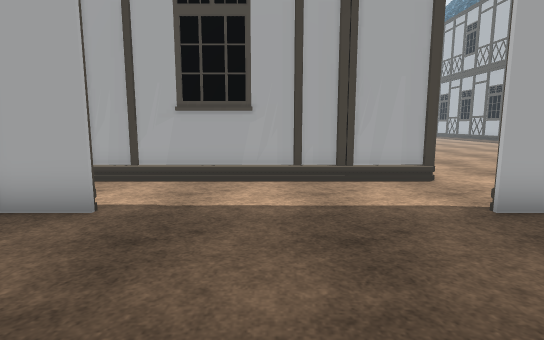
view 1 (above)

24 first-person views from a walk through a 3-D level made in the Unity game engine. The camera is 1.3 m above the floor, tilts 8° down and sees 80° across. The floor is counted in squares, 1 m on a side. Each view is taken from the middle of a square. On the plan, view 1 faces up. The plan holds only what a view shows up to about 14 squares ahead; the rest is blank. The place goes on beyond the plan. The player character is not drawn. Some animated figures are left out. Some surface patterns are stand-ins.

view 2
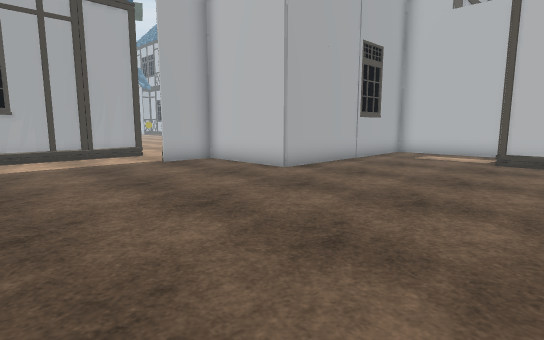

view 3
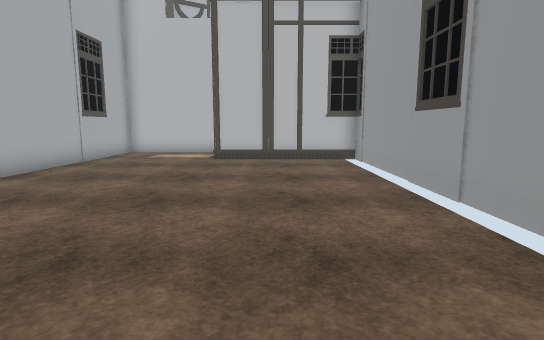

view 4
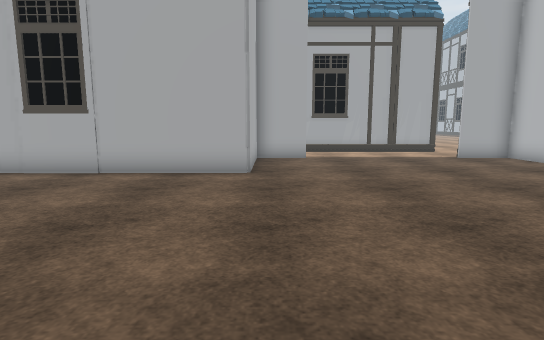

view 5
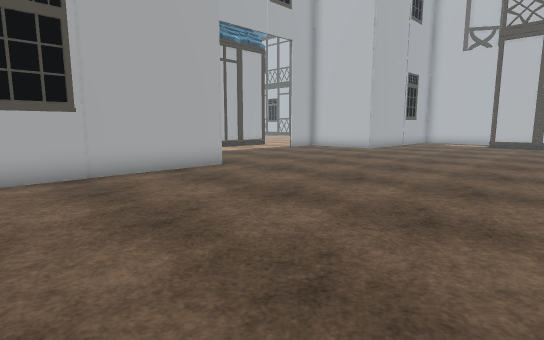

view 6
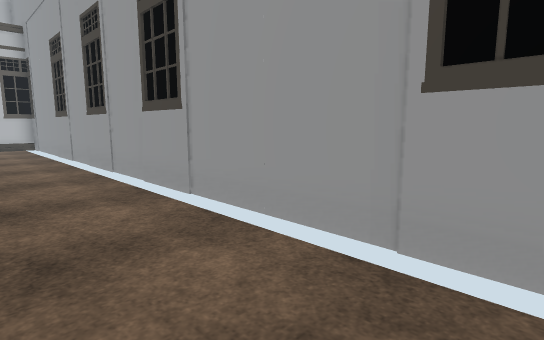

view 7
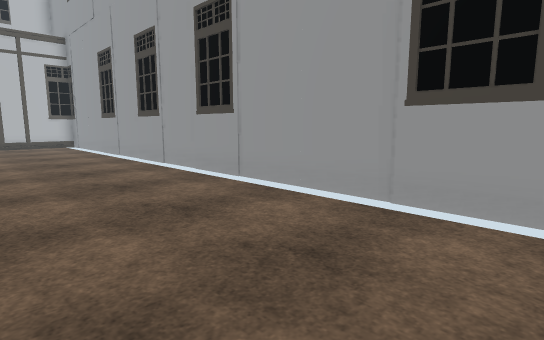

view 8
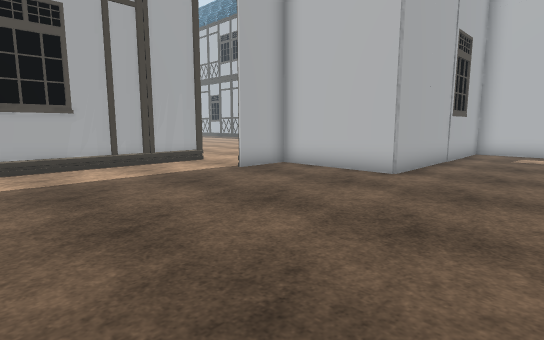

view 9
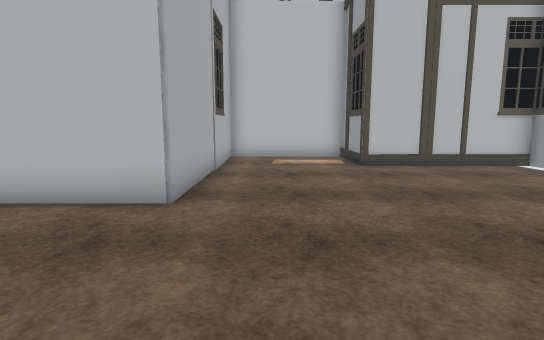

view 10
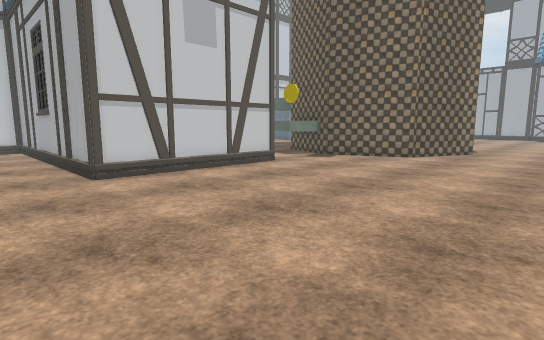

view 11
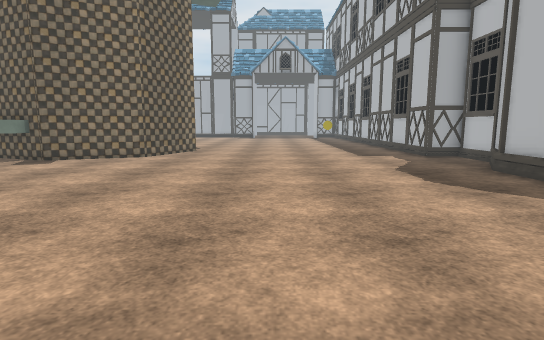

view 12
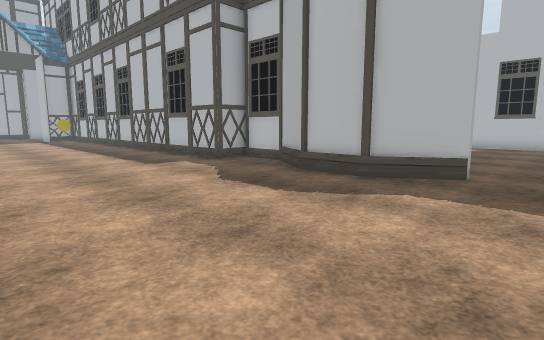

view 13
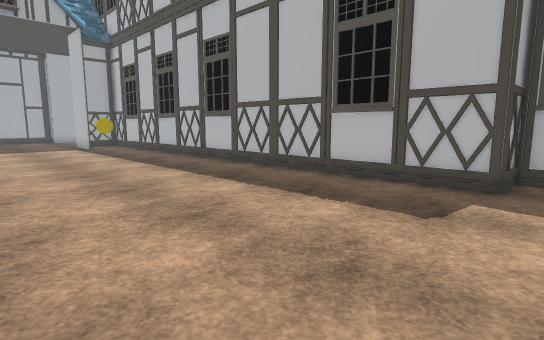

view 14
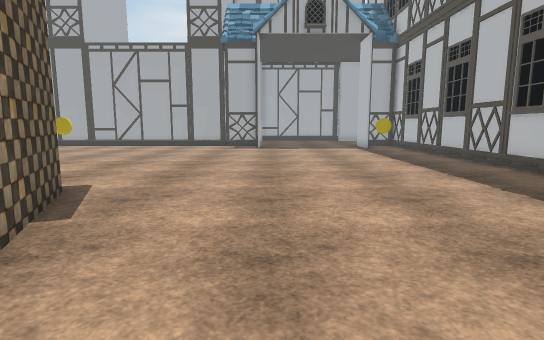

view 15
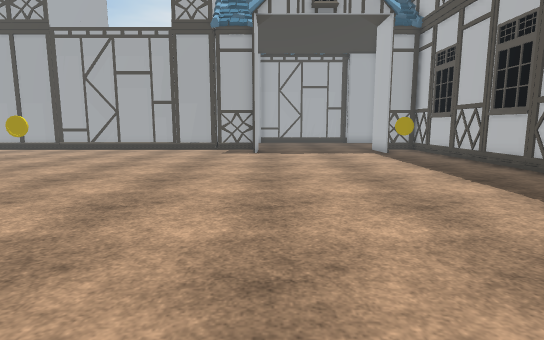

view 16
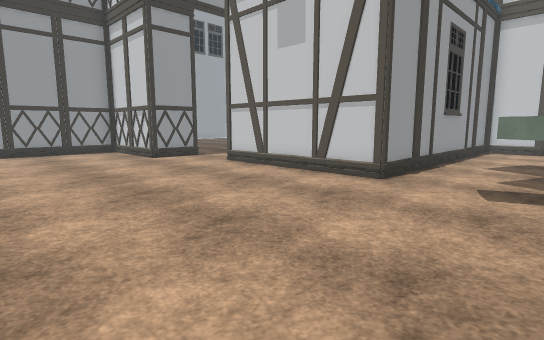

view 17
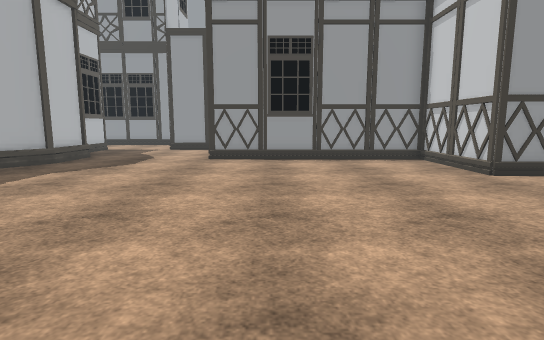

view 18
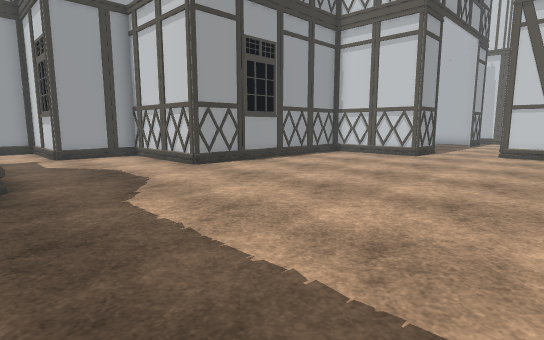

view 19
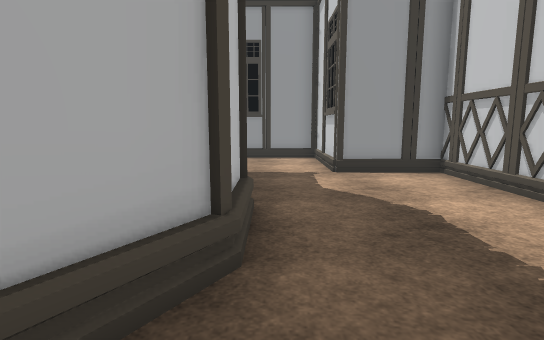

view 20
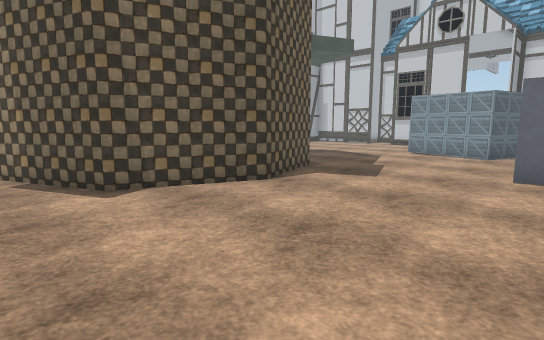

view 21
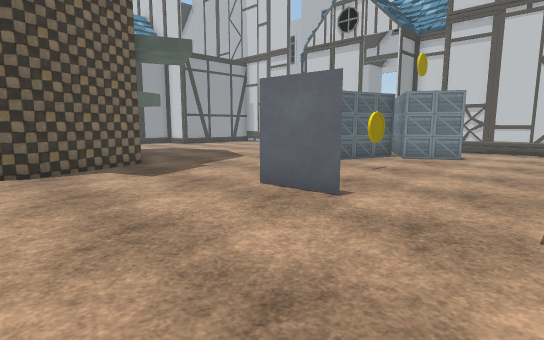

view 22
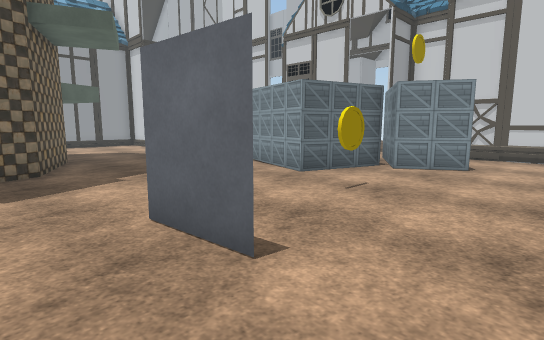

view 23
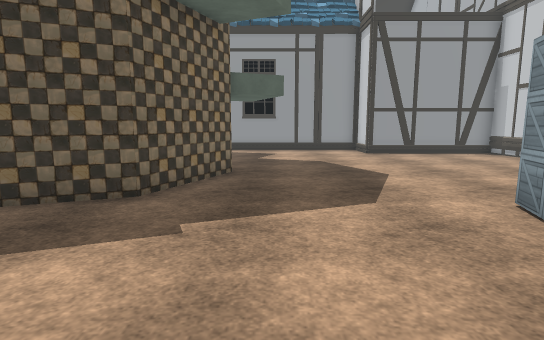

view 24
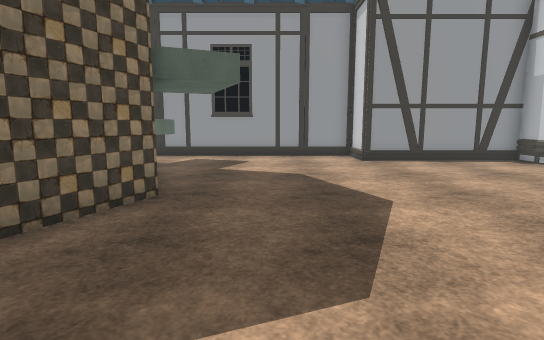

### Floor plan
Key: @ floor where view 1 was taken; # wall or solid block; . floor; = window, fence, low wall or low ledge; ^ raised ledge; H house; C coin; B box.
Columns run from 11 left of view 1 to 19 right of it. Each row starts with its distance up from view 1.
 35           .C..................#
 34  .............................#
 33 ..............................#
 32 ..............................#
 31 .. B.......#..................#
 30    B...C...#..................#
 29   BBB.........................#
 28      BB.......................#
 27       B.......................#
 26      B........................#
 25 H    B.......####.............#
 24 H   ........##  ###...........#
 23 H   .......##     #...........#
 22 H  ........#      ##..........#
 21   .........#       #..........#
 20  ..........       ##..........#
 19  ..........       #...........#
 18 ............##  ###...........#
 17 ...........=  ###..............
 16 ............^^^...............#
 15 HHHHHH........................#
 14      H........................#
 13      HHHHHHHHHHH..............#
 12                H..............#
 11                H..............#
 10                H...............
  9                H...............
  8        HHHHHH# H...............
  7      HHH.....HHH...............
  6         .......................
  5       ###......##..............
  4       #.........#.............#
  3       #.........#.............#
  2       #.........#.............#
  1 #######.........#########.....#
  0 ...........@............#.....#
 -1  .......................#.....
 -2 ........................#.....
 -3 ........................#......
 -4 .....................HHH#H#H...
 -5 .....................H     H...
 -6 .....................H     H...
 -7 .....................H     #...
 -8 .....................H     H#HH
 -9 ######################

Where each view was taken, in squares from view 1:
view 1: 0 up, 0 right, facing up
view 2: 6 down, 2 left, facing up-right
view 3: 6 down, 2 left, facing right
view 4: 8 down, 4 left, facing up
view 5: 8 down, 11 left, facing up-right
view 6: 6 down, 10 left, facing down-right
view 7: 4 down, 11 left, facing down-right
view 8: 3 down, 3 left, facing up-right
view 9: 1 down, 0 right, facing right
view 10: 5 up, 12 right, facing up-left
view 11: 5 up, 12 right, facing up
view 12: 8 up, 11 right, facing up-right
view 13: 17 up, 11 right, facing up-right
view 14: 18 up, 11 right, facing up
view 15: 21 up, 11 right, facing up
view 16: 17 up, 11 right, facing down-left
view 17: 13 up, 11 right, facing down
view 18: 10 up, 19 right, facing down-left
view 19: 5 up, 18 right, facing down
view 20: 31 up, 9 right, facing down-left
view 21: 35 up, 5 right, facing down-left
view 22: 34 up, 2 right, facing down-left
view 23: 30 up, 2 left, facing down
view 24: 27 up, 3 left, facing down
